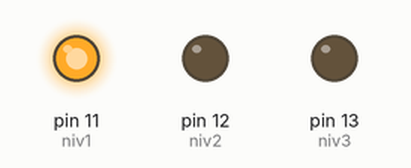
Bench run of a sketch on a simulated Arduino Uno, built with avr-gcc and run on an emulated ATmega328P. Shown: output pins drawn as LEDs (lit = HIGH). Pins used as bus, display or sensor lines are not drawn.

Above: at 2.2 s.
At 4.7 s:
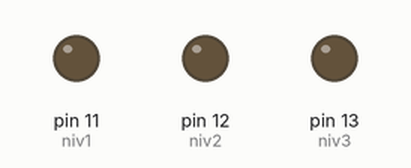
At 7.2 s:
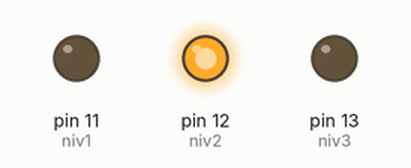
At 12.2 s:
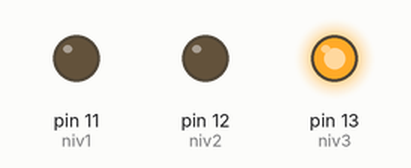
Timing chart, 0 to 19.5 s (numbered marks = the images above):
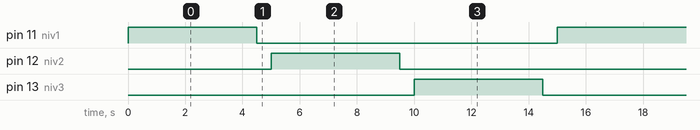

Measured:
- by itself, pin 11 (niv1), pin 12 (niv2), pin 13 (niv3): alternates HIGH for 4.5 s and LOW for 10.5 s
- by itself, everything shown: repeats every 15.0 s, in 6 steps

The sketch:

Comprovacio_Led.ino
```cpp
/**********************************************************************************
**                                                                               **
**                              Comprovació Led                                  **
**                                                                               **
** VALENTÍ ESPEJO RODRIGUEZ                                    15/05/2017        **
**********************************************************************************/

//******************************* INCLUDES ****************************************

//******************************* VARIABLES ***************************************
int col1 = 2;
int col2 = 3;
int col3 = 4;
int col4 = 5;
int col5 = 6;
int col6 = 7;
int col7 = 8;
int col8 = 9;
int col9 = 10;
int niv1 = 11;
int niv2 = 12;
int niv3 = 13;
//******************************** SETUP ******************************************
void setup() {
  // put your setup code here, to run once:
  pinMode(col1, OUTPUT);
  pinMode(col2, OUTPUT);
  pinMode(col3, OUTPUT);
  pinMode(col4, OUTPUT);
  pinMode(col5, OUTPUT);
  pinMode(col6, OUTPUT);
  pinMode(col7, OUTPUT);
  pinMode(col8, OUTPUT);
  pinMode(col9, OUTPUT);
  pinMode(niv1, OUTPUT);
  pinMode(niv2, OUTPUT);
  pinMode(niv3, OUTPUT);
}
//********************************* LOOP ******************************************
void loop() {
  // put your main code here, to run repeatedly:
// First floor
  digitalWrite(col1, HIGH);
  digitalWrite(niv1, HIGH);
  delay(500);
  digitalWrite(col1, LOW);
  digitalWrite(col2, HIGH);
  delay(500);
  digitalWrite(col2, LOW);
  digitalWrite(col3, HIGH);
  delay(500);
  digitalWrite(col3, LOW);
  digitalWrite(col4, HIGH);
  delay(500);
  digitalWrite(col4, LOW);
  digitalWrite(col5, HIGH);
  delay(500);
  digitalWrite(col5, LOW);
  digitalWrite(col6, HIGH);
  delay(500);
  digitalWrite(col6, LOW);
  digitalWrite(col7, HIGH);
  delay(500);
  digitalWrite(col7, LOW);
  digitalWrite(col8, HIGH);
  delay(500);
  digitalWrite(col8, LOW);
  digitalWrite(col9, HIGH);
  delay(500);
  digitalWrite(col9,LOW);
  digitalWrite(niv1, LOW);
  delay(500);

//Second floor
  digitalWrite(col1, HIGH);
  digitalWrite(niv2, HIGH);
  delay(500);
  digitalWrite(col1, LOW);
  digitalWrite(col2, HIGH);
  delay(500);
  digitalWrite(col2, LOW);
  digitalWrite(col3, HIGH);
  delay(500);
  digitalWrite(col3, LOW);
  digitalWrite(col4, HIGH);
  delay(500);
  digitalWrite(col4, LOW);
  digitalWrite(col5, HIGH);
  delay(500);
  digitalWrite(col5, LOW);
  digitalWrite(col6, HIGH);
  delay(500);
  digitalWrite(col6, LOW);
  digitalWrite(col7, HIGH);
  delay(500);
  digitalWrite(col7, LOW);
  digitalWrite(col8, HIGH);
  delay(500);
  digitalWrite(col8, LOW);
  digitalWrite(col9, HIGH);
  delay(500);
  digitalWrite(col9,LOW);
  digitalWrite(niv2, LOW);
  delay(500);

//Third floor

  digitalWrite(col1, HIGH);
  digitalWrite(niv3, HIGH);
  delay(500);
  digitalWrite(col1, LOW);
  digitalWrite(col2, HIGH);
  delay(500);
  digitalWrite(col2, LOW);
  digitalWrite(col3, HIGH);
  delay(500);
  digitalWrite(col3, LOW);
  digitalWrite(col4, HIGH);
  delay(500);
  digitalWrite(col4, LOW);
  digitalWrite(col5, HIGH);
  delay(500);
  digitalWrite(col5, LOW);
  digitalWrite(col6, HIGH);
  delay(500);
  digitalWrite(col6, LOW);
  digitalWrite(col7, HIGH);
  delay(500);
  digitalWrite(col7, LOW);
  digitalWrite(col8, HIGH);
  delay(500);
  digitalWrite(col8, LOW);
  digitalWrite(col9, HIGH);
  delay(500);
  digitalWrite(col9,LOW);
  digitalWrite(niv3, LOW);
  delay(500);


}
//******************************* FUNCIONS ****************************************
```
